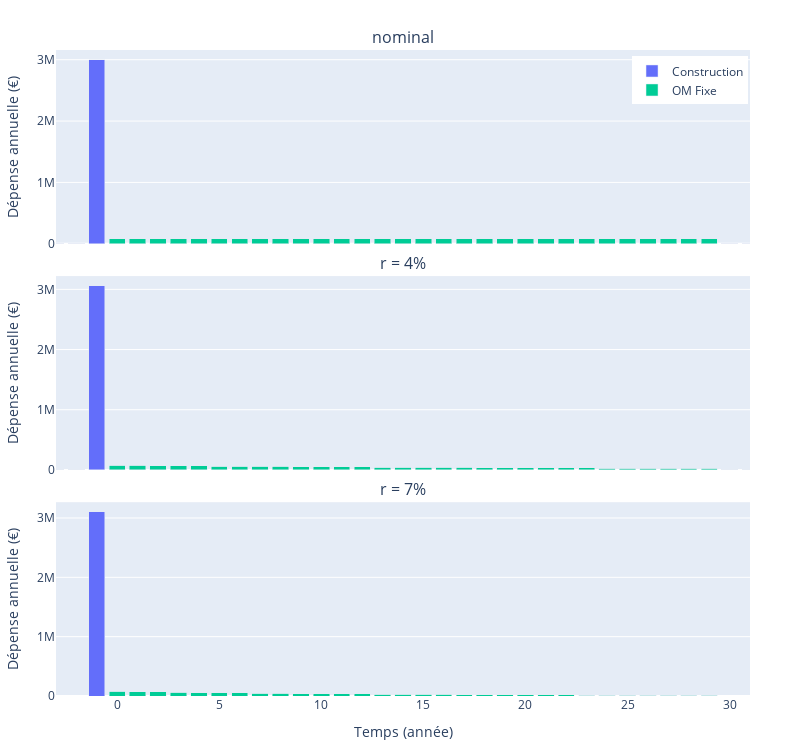

This figure's notebook cell:
### Markdown cell above
Cash Flows

### Code cell
titles = list(df)
titles.insert(0, 'nominal')

fig = make_subplots(rows=len(df)+1, cols=1,shared_xaxes=True,vertical_spacing=0.05,subplot_titles=titles)

if b_production:
    if b_production_omfix:
        fig.add_trace(go.Bar(name="OM Fixe",x=df[first_key]["Année"],y=df[first_key]["Coût OM Fixe"],marker_color='#00CC96'),row=1,col=1)
        for index, key in enumerate(df):
            fig.add_trace(go.Bar(name="OM Fixe A.",x=df[key]["Année"],y=df[key]["Coût OM Fixe A"],marker_color='#00CC96',showlegend=False),row=2+index,col=1)
        
if b_construction:
    fig.add_trace(go.Bar(name="Construction",x=df[first_key]["Année"],y=df[first_key]["Coût Construction"],marker_color='#636EFA'),row=1,col=1)
    for index, key in enumerate(df):
        fig.add_trace(go.Bar(name="Construction",x=df[key]["Année"],y=df[key]["Coût Construction A"],marker_color='#636EFA',showlegend=False),row=2+index,col=1)        

fig.update_xaxes(title="Temps (année)",row=2+index)
fig.update_yaxes(title="Dépense annuelle (€)")
    
fig.update_layout(barmode='stack',
                  width=800,
                  height=250*(len(df)+1),
                  margin=dict(l=50,r=50,b=30,t=50),
                  legend=dict(y=0.99,x=0.83))

fig.update_xaxes(range=[construction_start-2,production_stop+2])
fig.show()

### Figure 1 — Plotly figure (JSON) as saved in the notebook; plotly's stock layout.template omitted (floating-point values rounded to 4 significant figures)
{"data": [{"marker": {"color": "#00CC96"}, "name": "OM Fixe", "type": "bar", "x": [-20, -19, -18, -17, -16, -15, -14, -13, -12, -11, -10, -9, -8, -7, -6, -5, -4, -3, -2, -1, 0, 1, 2, 3, 4, 5, 6, 7, 8, 9, 10, 11, 12, 13, 14, 15, 16, 17, 18, 19, 20, 21, 22, 23, 24, 25, 26, 27, 28, 29, 30, 31, 32, 33, 34, 35, 36, 37, 38, 39, 40, 41, 42, 43, 44, 45, 46, 47, 48, 49, 50, 51, 52, 53, 54, 55, 56, 57, 58, 59, 60, 61, 62, 63, 64, 65, 66, 67, 68, 69, 70, 71, 72, 73, 74, 75, 76, 77, 78, 79, 80, 81, 82, 83, 84, 85, 86, 87, 88, 89], "xaxis": "x", "y": [0, 0, 0, 0, 0, 0, 0, 0, 0, 0, 0, 0, 0, 0, 0, 0, 0, 0, 0, 0, 80000, 80000, 80000, 80000, 80000, 80000, 80000, 80000, 80000, 80000, 80000, 80000, 80000, 80000, 80000, 80000, 80000, 80000, 80000, 80000, 80000, 80000, 80000, 80000, 80000, 80000, 80000, 80000, 80000, 80000, 0, 0, 0, 0, 0, 0, 0, 0, 0, 0, 0, 0, 0, 0, 0, 0, 0, 0, 0, 0, 0, 0, 0, 0, 0, 0, 0, 0, 0, 0, 0, 0, 0, 0, 0, 0, 0, 0, 0, 0, 0, 0, 0, 0, 0, 0, 0, 0, 0, 0, 0, 0, 0, 0, 0, 0, 0, 0, 0, 0], "yaxis": "y"}, {"marker": {"color": "#00CC96"}, "name": "OM Fixe A.", "showlegend": false, "type": "bar", "x": [-20, -19, -18, -17, -16, -15, -14, -13, -12, -11, -10, -9, -8, -7, -6, -5, -4, -3, -2, -1, 0, 1, 2, 3, 4, 5, 6, 7, 8, 9, 10, 11, 12, 13, 14, 15, 16, 17, 18, 19, 20, 21, 22, 23, 24, 25, 26, 27, 28, 29, 30, 31, 32, 33, 34, 35, 36, 37, 38, 39, 40, 41, 42, 43, 44, 45, 46, 47, 48, 49, 50, 51, 52, 53, 54, 55, 56, 57, 58, 59, 60, 61, 62, 63, 64, 65, 66, 67, 68, 69, 70, 71, 72, 73, 74, 75, 76, 77, 78, 79, 80, 81, 82, 83, 84, 85, 86, 87, 88, 89], "xaxis": "x2", "y": [0, 0, 0, 0, 0, 0, 0, 0, 0, 0, 0, 0, 0, 0, 0, 0, 0, 0, 0, 0, 78450.0, 75430.0, 72530.0, 69740.0, 67060.0, 64480.0, 62000.0, 59610.0, 57320.0, 55120.0, 53000.0, 50960.0, 49000.0, 47110.0, 45300.0, 43560.0, 41880.0, 40270.0, 38720.0, 37230.0, 35800.0, 34420.0, 33100.0, 31830.0, 30600.0, 29430.0, 28290.0, 27210.0, 26160.0, 25150.0, 0, 0, 0, 0, 0, 0, 0, 0, 0, 0, 0, 0, 0, 0, 0, 0, 0, 0, 0, 0, 0, 0, 0, 0, 0, 0, 0, 0, 0, 0, 0, 0, 0, 0, 0, 0, 0, 0, 0, 0, 0, 0, 0, 0, 0, 0, 0, 0, 0, 0, 0, 0, 0, 0, 0, 0, 0, 0, 0, 0], "yaxis": "y2"}, {"marker": {"color": "#00CC96"}, "name": "OM Fixe A.", "showlegend": false, "type": "bar", "x": [-20, -19, -18, -17, -16, -15, -14, -13, -12, -11, -10, -9, -8, -7, -6, -5, -4, -3, -2, -1, 0, 1, 2, 3, 4, 5, 6, 7, 8, 9, 10, 11, 12, 13, 14, 15, 16, 17, 18, 19, 20, 21, 22, 23, 24, 25, 26, 27, 28, 29, 30, 31, 32, 33, 34, 35, 36, 37, 38, 39, 40, 41, 42, 43, 44, 45, 46, 47, 48, 49, 50, 51, 52, 53, 54, 55, 56, 57, 58, 59, 60, 61, 62, 63, 64, 65, 66, 67, 68, 69, 70, 71, 72, 73, 74, 75, 76, 77, 78, 79, 80, 81, 82, 83, 84, 85, 86, 87, 88, 89], "xaxis": "x3", "y": [0, 0, 0, 0, 0, 0, 0, 0, 0, 0, 0, 0, 0, 0, 0, 0, 0, 0, 0, 0, 77340.0, 72280.0, 67550.0, 63130.0, 59000.0, 55140.0, 51530.0, 48160.0, 45010.0, 42070.0, 39320.0, 36740.0, 34340.0, 32090.0, 29990.0, 28030.0, 26200.0, 24480.0, 22880.0, 21380.0, 19990.0, 18680.0, 17460.0, 16310.0, 15250.0, 14250.0, 13320.0, 12450.0, 11630.0, 10870.0, 0, 0, 0, 0, 0, 0, 0, 0, 0, 0, 0, 0, 0, 0, 0, 0, 0, 0, 0, 0, 0, 0, 0, 0, 0, 0, 0, 0, 0, 0, 0, 0, 0, 0, 0, 0, 0, 0, 0, 0, 0, 0, 0, 0, 0, 0, 0, 0, 0, 0, 0, 0, 0, 0, 0, 0, 0, 0, 0, 0], "yaxis": "y3"}, {"marker": {"color": "#636EFA"}, "name": "Construction", "type": "bar", "x": [-20, -19, -18, -17, -16, -15, -14, -13, -12, -11, -10, -9, -8, -7, -6, -5, -4, -3, -2, -1, 0, 1, 2, 3, 4, 5, 6, 7, 8, 9, 10, 11, 12, 13, 14, 15, 16, 17, 18, 19, 20, 21, 22, 23, 24, 25, 26, 27, 28, 29, 30, 31, 32, 33, 34, 35, 36, 37, 38, 39, 40, 41, 42, 43, 44, 45, 46, 47, 48, 49, 50, 51, 52, 53, 54, 55, 56, 57, 58, 59, 60, 61, 62, 63, 64, 65, 66, 67, 68, 69, 70, 71, 72, 73, 74, 75, 76, 77, 78, 79, 80, 81, 82, 83, 84, 85, 86, 87, 88, 89], "xaxis": "x", "y": [0, 0, 0, 0, 0, 0, 0, 0, 0, 0, 0, 0, 0, 0, 0, 0, 0, 0, 0, 3000000, 0, 0, 0, 0, 0, 0, 0, 0, 0, 0, 0, 0, 0, 0, 0, 0, 0, 0, 0, 0, 0, 0, 0, 0, 0, 0, 0, 0, 0, 0, 0, 0, 0, 0, 0, 0, 0, 0, 0, 0, 0, 0, 0, 0, 0, 0, 0, 0, 0, 0, 0, 0, 0, 0, 0, 0, 0, 0, 0, 0, 0, 0, 0, 0, 0, 0, 0, 0, 0, 0, 0, 0, 0, 0, 0, 0, 0, 0, 0, 0, 0, 0, 0, 0, 0, 0, 0, 0, 0, 0], "yaxis": "y"}, {"marker": {"color": "#636EFA"}, "name": "Construction", "showlegend": false, "type": "bar", "x": [-20, -19, -18, -17, -16, -15, -14, -13, -12, -11, -10, -9, -8, -7, -6, -5, -4, -3, -2, -1, 0, 1, 2, 3, 4, 5, 6, 7, 8, 9, 10, 11, 12, 13, 14, 15, 16, 17, 18, 19, 20, 21, 22, 23, 24, 25, 26, 27, 28, 29, 30, 31, 32, 33, 34, 35, 36, 37, 38, 39, 40, 41, 42, 43, 44, 45, 46, 47, 48, 49, 50, 51, 52, 53, 54, 55, 56, 57, 58, 59, 60, 61, 62, 63, 64, 65, 66, 67, 68, 69, 70, 71, 72, 73, 74, 75, 76, 77, 78, 79, 80, 81, 82, 83, 84, 85, 86, 87, 88, 89], "xaxis": "x2", "y": [0, 0, 0, 0, 0, 0, 0, 0, 0, 0, 0, 0, 0, 0, 0, 0, 0, 0, 0, 3059000.0, 0, 0, 0, 0, 0, 0, 0, 0, 0, 0, 0, 0, 0, 0, 0, 0, 0, 0, 0, 0, 0, 0, 0, 0, 0, 0, 0, 0, 0, 0, 0, 0, 0, 0, 0, 0, 0, 0, 0, 0, 0, 0, 0, 0, 0, 0, 0, 0, 0, 0, 0, 0, 0, 0, 0, 0, 0, 0, 0, 0, 0, 0, 0, 0, 0, 0, 0, 0, 0, 0, 0, 0, 0, 0, 0, 0, 0, 0, 0, 0, 0, 0, 0, 0, 0, 0, 0, 0, 0, 0], "yaxis": "y2"}, {"marker": {"color": "#636EFA"}, "name": "Construction", "showlegend": false, "type": "bar", "x": [-20, -19, -18, -17, -16, -15, -14, -13, -12, -11, -10, -9, -8, -7, -6, -5, -4, -3, -2, -1, 0, 1, 2, 3, 4, 5, 6, 7, 8, 9, 10, 11, 12, 13, 14, 15, 16, 17, 18, 19, 20, 21, 22, 23, 24, 25, 26, 27, 28, 29, 30, 31, 32, 33, 34, 35, 36, 37, 38, 39, 40, 41, 42, 43, 44, 45, 46, 47, 48, 49, 50, 51, 52, 53, 54, 55, 56, 57, 58, 59, 60, 61, 62, 63, 64, 65, 66, 67, 68, 69, 70, 71, 72, 73, 74, 75, 76, 77, 78, 79, 80, 81, 82, 83, 84, 85, 86, 87, 88, 89], "xaxis": "x3", "y": [0, 0, 0, 0, 0, 0, 0, 0, 0, 0, 0, 0, 0, 0, 0, 0, 0, 0, 0, 3103000.0, 0, 0, 0, 0, 0, 0, 0, 0, 0, 0, 0, 0, 0, 0, 0, 0, 0, 0, 0, 0, 0, 0, 0, 0, 0, 0, 0, 0, 0, 0, 0, 0, 0, 0, 0, 0, 0, 0, 0, 0, 0, 0, 0, 0, 0, 0, 0, 0, 0, 0, 0, 0, 0, 0, 0, 0, 0, 0, 0, 0, 0, 0, 0, 0, 0, 0, 0, 0, 0, 0, 0, 0, 0, 0, 0, 0, 0, 0, 0, 0, 0, 0, 0, 0, 0, 0, 0, 0, 0, 0], "yaxis": "y3"}], "layout": {"annotations": [{"font": {"size": 16}, "showarrow": false, "text": "nominal", "x": 0.5, "xanchor": "center", "xref": "paper", "y": 1, "yanchor": "bottom", "yref": "paper"}, {"font": {"size": 16}, "showarrow": false, "text": "r = 4%", "x": 0.5, "xanchor": "center", "xref": "paper", "y": 0.65, "yanchor": "bottom", "yref": "paper"}, {"font": {"size": 16}, "showarrow": false, "text": "r = 7%", "x": 0.5, "xanchor": "center", "xref": "paper", "y": 0.3, "yanchor": "bottom", "yref": "paper"}], "barmode": "stack", "height": 750, "legend": {"x": 0.83, "y": 0.99}, "margin": {"b": 30, "l": 50, "r": 50, "t": 50}, "width": 800, "xaxis": {"anchor": "y", "domain": [0, 1], "matches": "x3", "range": [-3, 31], "showticklabels": false, "type": "linear"}, "xaxis2": {"anchor": "y2", "domain": [0, 1], "matches": "x3", "range": [-3, 31], "showticklabels": false, "type": "linear"}, "xaxis3": {"anchor": "y3", "domain": [0, 1], "range": [-3, 31], "title": {"text": "Temps (année)"}, "type": "linear"}, "yaxis": {"anchor": "x", "autorange": true, "domain": [0.7, 1], "range": [0, 3158000.0], "title": {"text": "Dépense annuelle (€)"}, "type": "linear"}, "yaxis2": {"anchor": "x2", "autorange": true, "domain": [0.35, 0.65], "range": [0, 3220000.0], "title": {"text": "Dépense annuelle (€)"}, "type": "linear"}, "yaxis3": {"anchor": "x3", "autorange": true, "domain": [0, 0.3], "range": [0, 3267000.0], "title": {"text": "Dépense annuelle (€)"}, "type": "linear"}}}
